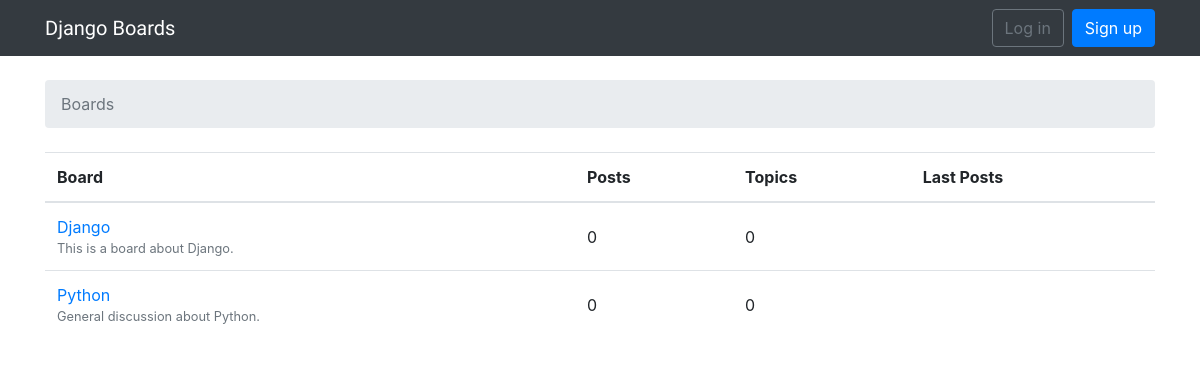
The page / on the database its author committed.
### boards/models.py (models this page shows, shortened)
class Board(models.Model):
    name=models.CharField(max_length=30, unique=True)
    description = models.CharField(max_length=100)

### boards/views.py (the view)
# urls.py: 2. Add a URL to urlpatterns:  path('', views.home, name='home')
def home(request):
    boards=Board.objects.all()
    return render(request,'home.html',{'boards':boards})

### templates/home.html (shortened to what this page needs)
{% extends 'base.html' %}
{% block breadcrumb %}
    <li class="breadcrumb-item active">Boards</li>
{% endblock %}
{% block content %}
    <table class="table">
        <thead class="thead-inverse">
            <th>Board</th>
            <th>Posts</th>
            <th>Topics</th>
            <th>Last Posts</th>
        </thead>
        <tbody>
            {% for board in boards %}
            <tr>
                <td>
                    <a href="{% url 'board_topics' board.pk %}">{{ board.name }}</a> <br>
                    <small class="text-muted d-block">{{ board.description }}</small>
                </td>
                <td class="align-middle">0</td>
                <td class="align-middle">0</td>
                <td></td>
            </tr>
            {% endfor %}
        </tbody>
    </table>
{% endblock %}

### rows shown on the page
Board: name "Django", description "This is a board about Django."
Board: name "Python", description "General discussion about Python."
